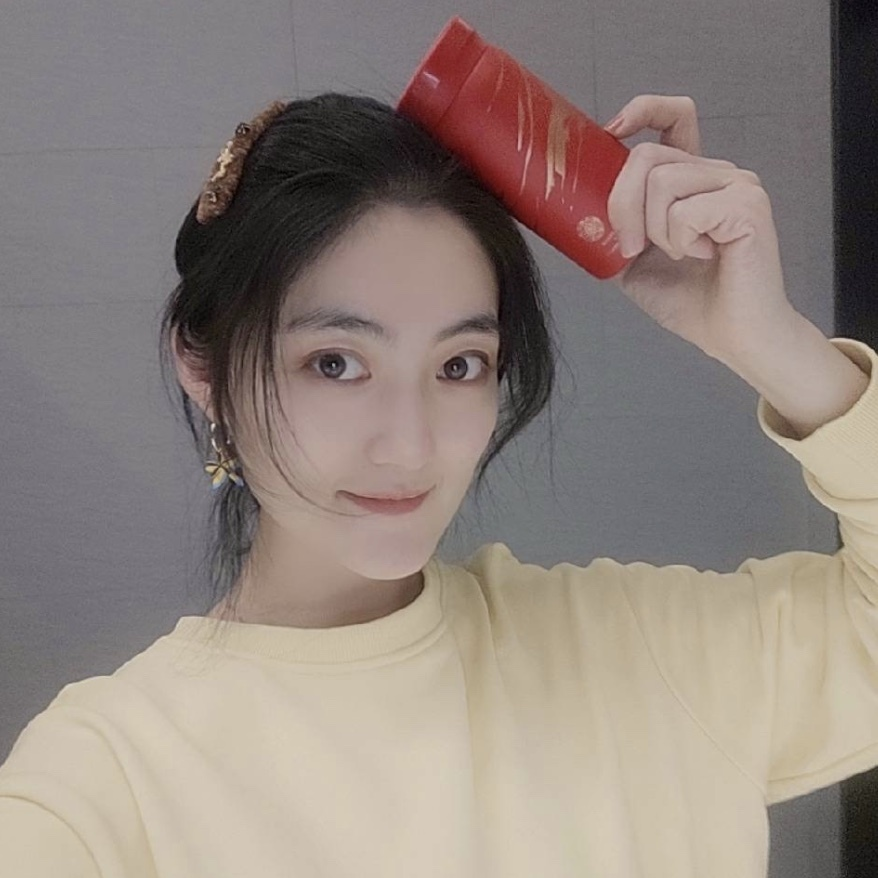
#> input picture First_Lesson/images/yh_color.jpg, 878 x 878 px, found by its file name
$ jupyter execute '4_冷暖色調效果和影像均衡.ipynb'   (shell and % lines are left out)
#> lines starting #> are read from the running program, lines starting #| are printed output that depends on the picture
<a href="https://colab.research.google.com/github/raymond92928/Computer_Vision/blob/main/First_Lesson/4_%E5%86%B7%E6%9A%96%E8%89%B2%E8%AA%BF%E6%95%88%E6%9E%9C%E5%92%8C%E5%BD%B1%E5%83%8F%E5%9D%87%E8%A1%A1.ipynb" target="_parent"></a>

[cell 1]
#@title 先運行此行來下載必要套件

### **[教師示範] RGB影像的冷色調效果**

1. 載入必須的第三方函式庫

[cell 2]
import cv2
import matplotlib.pyplot as plt

2. 讀取彩色影像 `yh_color.jpg`.

[cell 3]
img = cv2.imread("/content/Computer_Vision/First_Lesson/images/yh_color.jpg")[:, :, ::-1]

3. 將影像分割為 3 個色彩通道。

`cv2.split()` 函數傳回 3 個數列，每個數列分別代表紅色、綠色和藍色通道。

[cell 4]
r, g, b = cv2.split(img)

4. 以兩種不同的方式應用冷色調效果：

 a. 增加藍色 (B) 通道的強度
 b. 降低紅色 (R) 通道的強度

[cell 5]
b_up = b + 30 # Increase the intensity of the blue (B) channel
r_down = r // 2 # Decrease the intensity of the red (R) channel
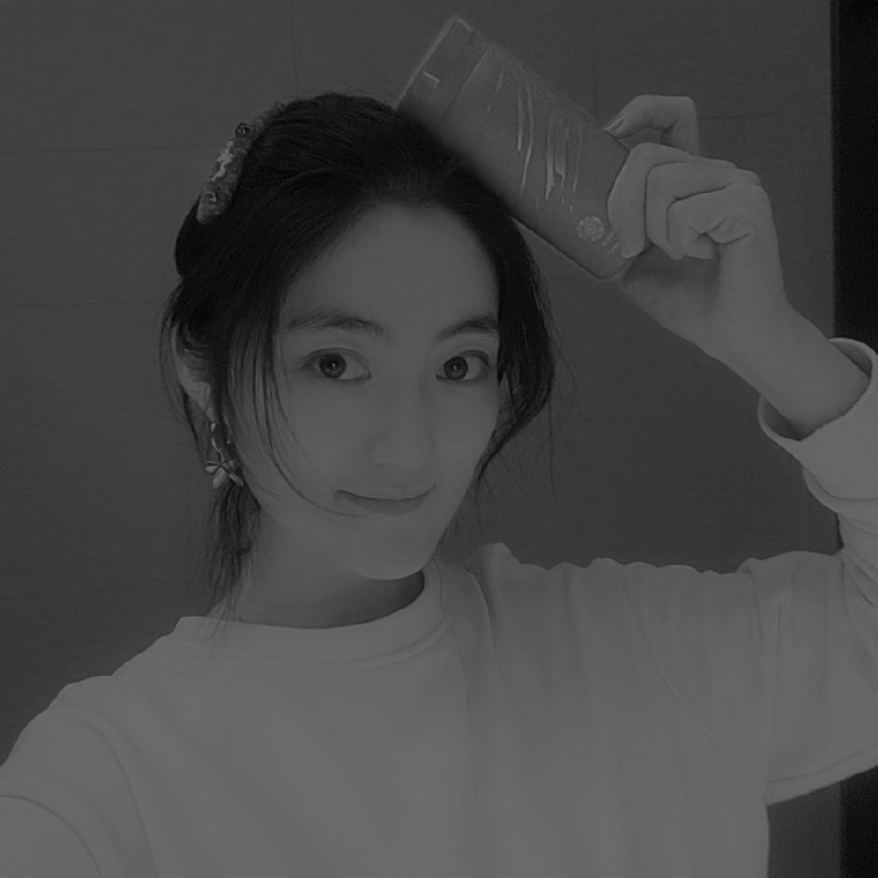
#> r_down: shape (878, 878); min 1, max 114, mean 71.5

5. 合併顏色通道。

`cv2.merge()` 函數將 3 個輸入顏色通道合併為單一彩色影像。

建立 2 個具有冷色調效果的影像：增加藍色強度的「img_b_up」和減少紅色強度的「img_r_down」。

[cell 6]
img_b_up = cv2.merge([r, g, b_up])
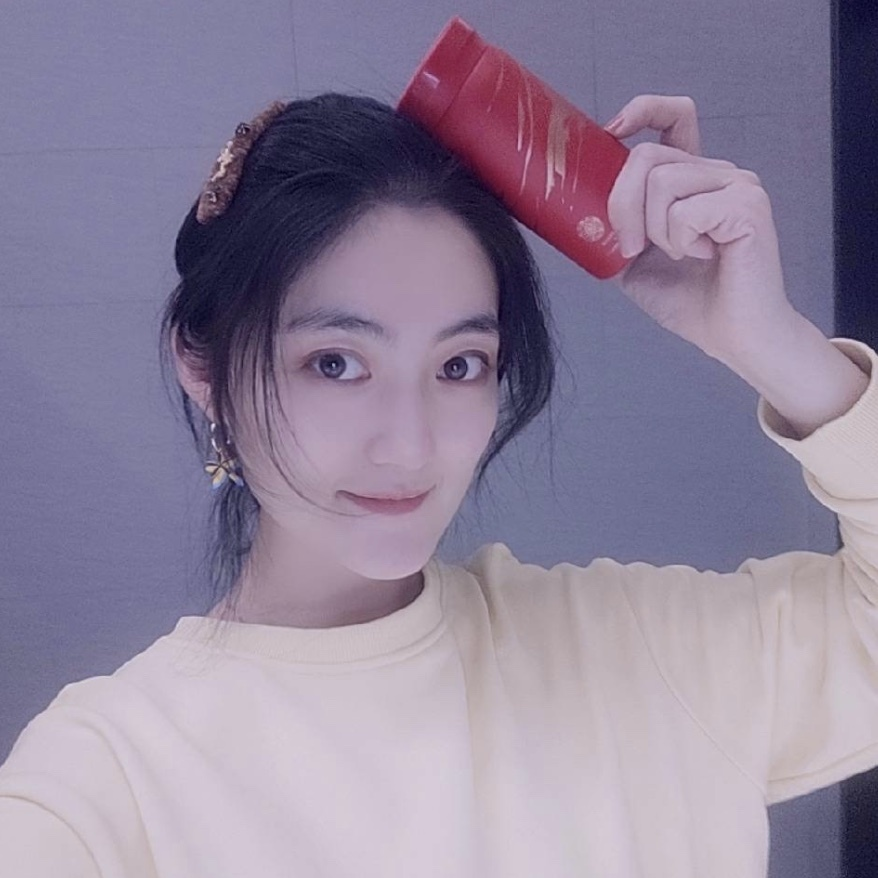
#> img_b_up: shape (878, 878, 3); mean R, G, B 143.5, 131.7, 155.2
img_r_down = cv2.merge([r_down, g, b])
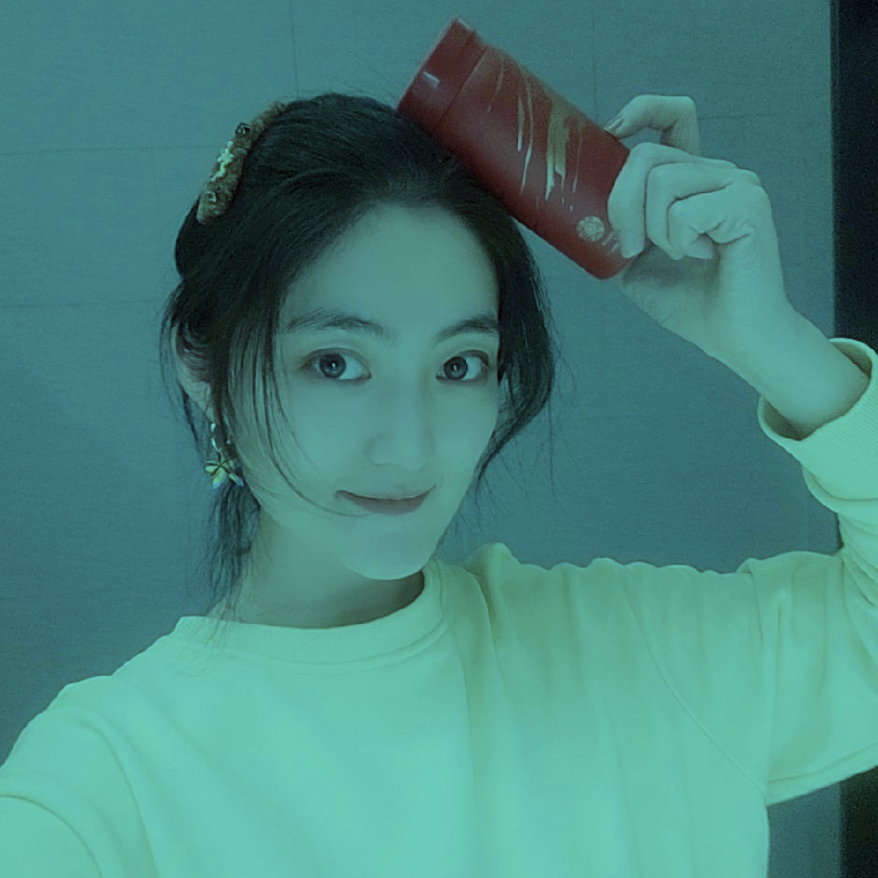
#> img_r_down: shape (878, 878, 3); mean R, G, B 71.5, 131.7, 125.2

6. 顯示並比較處理後的結果影像。

`plt.subplots_adjust()` 函數可讓您調整圖中子圖（圖像）之間的間距。參數「wspace」專門控制子圖之間的水平空間。

在顯示多個圖像之前，您需要一個畫布或框架來放置它們。 `plt.subplots()` 函數為您建立這個畫布，也稱為圖形。

`figsize` 參數決定了該圖形的大小。它採用兩個值的元組，表示圖形的寬度和高度（以英吋為單位）。

`set_title()` 用於為每個子圖新增標題。

[cell 7]
plt.subplots_adjust(wspace = 0.6)
plt.subplots(figsize = (10, 5))
plt.axis('off')  # Remove the axes

ax1 = plt.subplot(1, 3, 1)
ax1.set_title("Original Image") # Display the title
ax1.axis('off')
plt.imshow(img, vmin = 0, vmax = 255)

ax2 = plt.subplot(1, 3, 2)
ax2.set_title("Increased Blue Intensity") # Display the title
ax2.axis('off')
plt.imshow(img_b_up, vmin = 0, vmax = 255)

ax3 = plt.subplot(1, 3, 3)
ax3.set_title("Decreased Red Intensity") # Display the title
ax3.axis('off')
plt.imshow(img_r_down, vmin = 0, vmax = 255)

plt.show()

### **[學生實踐] RGB影像的暖色調效果**

1. 編寫一個程序，為彩色圖像添加暖色調效果。您可以複製上面的程式碼，對其進行修改以增加紅色強度或減少藍色強度。顯示並比較原始影像和修改後的影像。

[cell 8]
# Write your program below

### **[教師示範] 影像的直方圖均衡化**

1. 讀取並顯示彩色影像`yh_worse.jpg`。

影像的對比度很差，這意味著整個影像的光強度沒有太大變化。影像均衡可以幫助解決這個問題。

[cell 9]
img_w = cv2.imread("/content/Computer_Vision/First_Lesson/images/yh_worse.jpg")[:, :, ::-1]
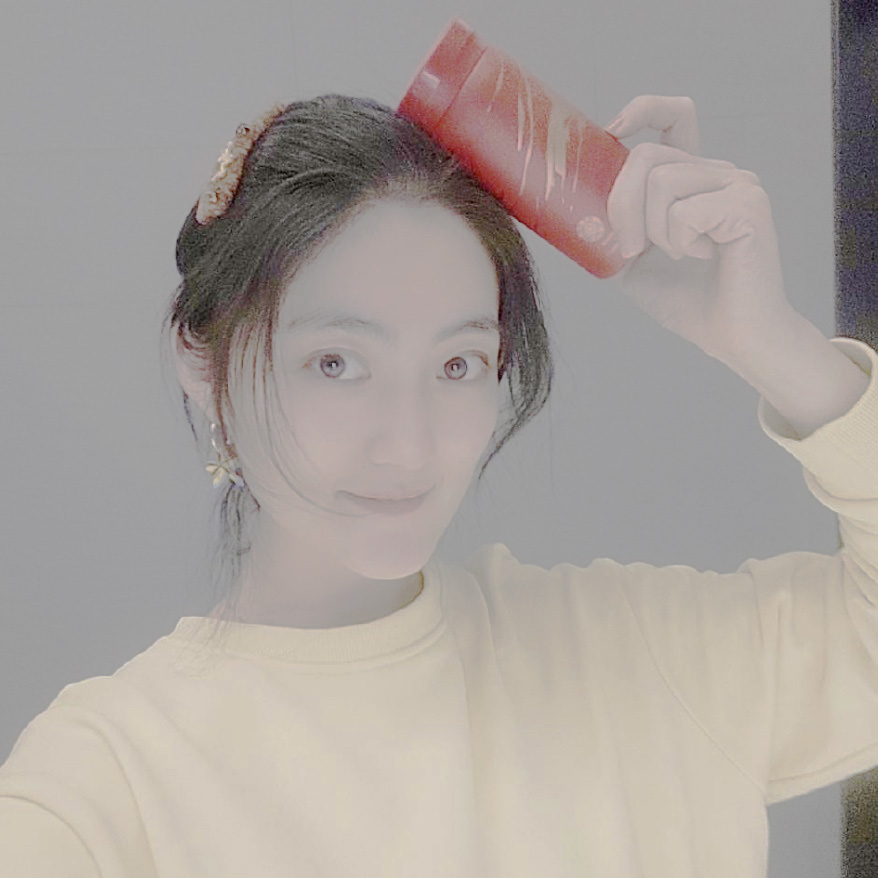
#> input picture First_Lesson/images/yh_worse.jpg, 878 x 878 px, found by its file name

plt.imshow(img_w, vmin = 0, vmax = 255)
plt.show()

2. 將影像分割為 3 個色彩通道。

[cell 10]
r, g, b = cv2.split(img_w)

3. 對每個顏色通道執行直方圖均衡。

[cell 11]
rH = cv2.equalizeHist(r)
gH = cv2.equalizeHist(g)
bH = cv2.equalizeHist(b)

4. 合併顏色通道。

[cell 12]
img_h = cv2.merge([rH, gH, bH])
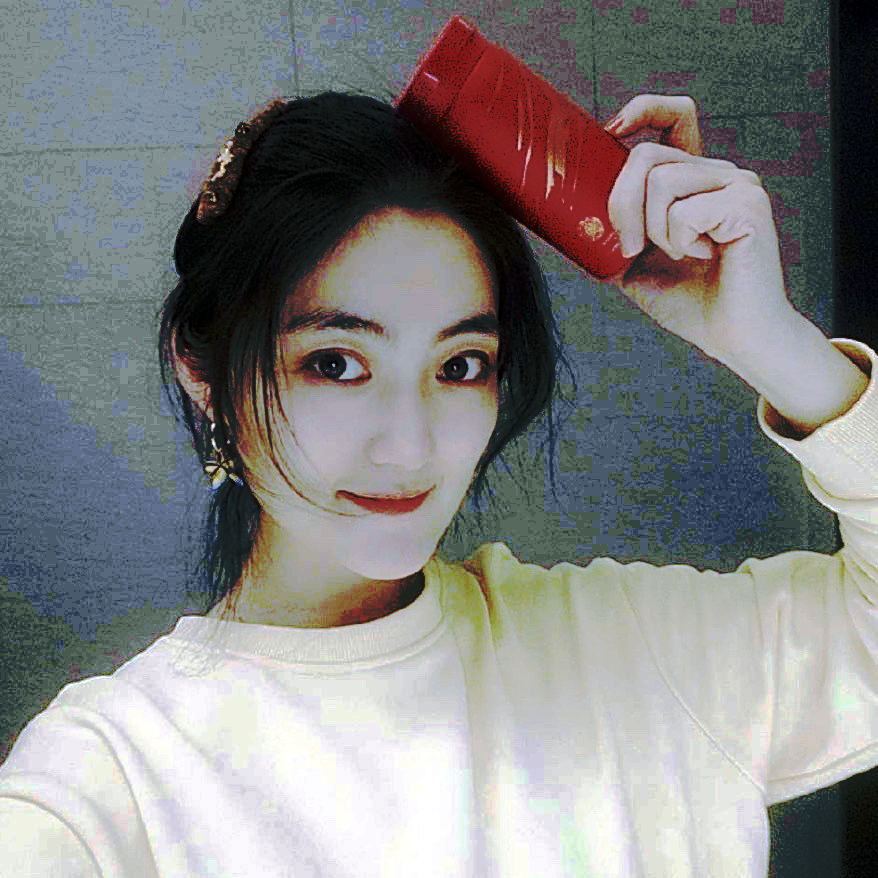
#> img_h: shape (878, 878, 3); mean R, G, B 131.3, 131.4, 131.3

5. 顯示並比較處理後的結果影像。

[cell 13]
ax1 = plt.subplot(1, 2, 1)
ax1.set_title("Original Image")
ax1.axis('off')
plt.imshow(img_w, vmin = 0, vmax = 255)

ax2 = plt.subplot(1, 2, 2)
ax2.set_title("Processed Image")
ax2.axis('off')
plt.imshow(img_h, vmin = 0, vmax = 255)
